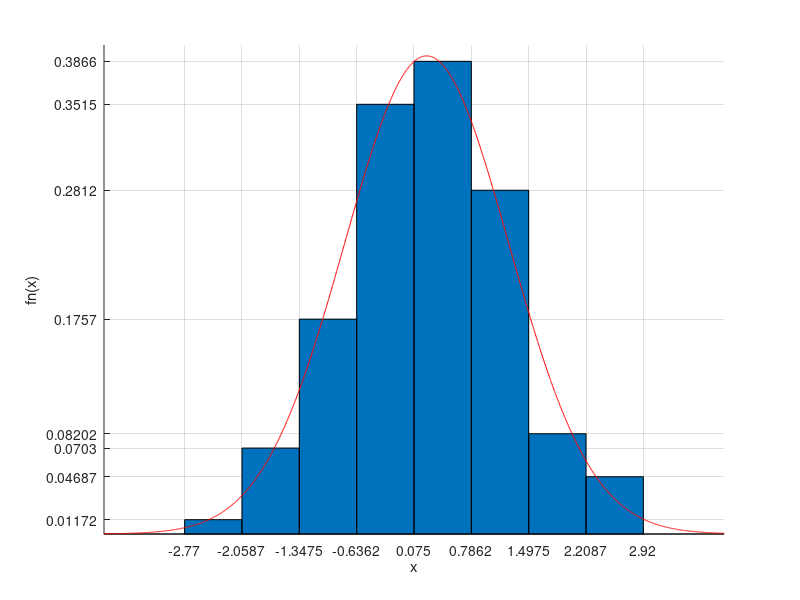
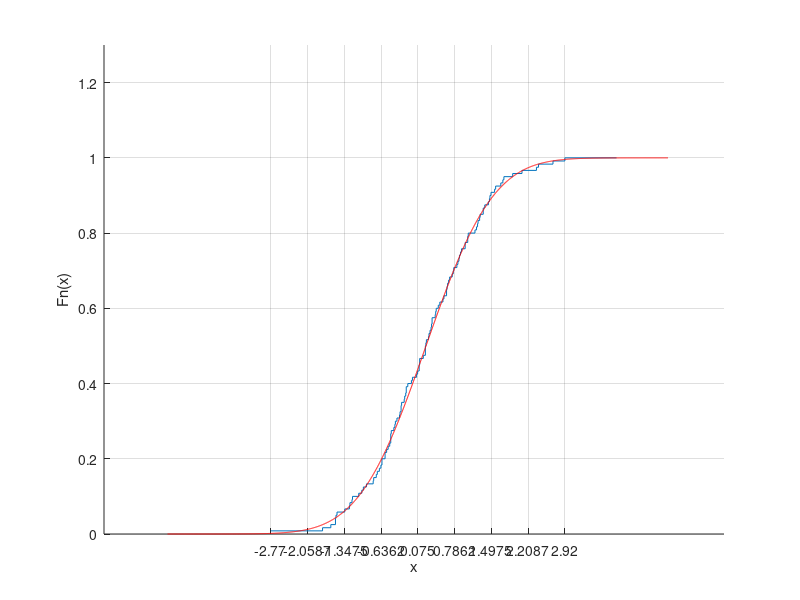

Reproduce these figures in MATLAB, in order.
function lab1()

    function myhist()
        centers = zeros(1, m);
        heights = zeros(1, m);

        for i = 1:m
            heights(i) = counts(i) / (n * delta);
        end

        for i = 1:m
            centers(i) = bins(i + 1) - (delta / 2);
        end

        fprintf("Высоты столбцов гистограммы:\n");
        for i = 1:m
            fprintf("%d-ый столбец : %f\n", i, heights(i));
        end

        set(gca, "xtick", bins);
        set(gca, "ytick", sort(heights));
        set(gca, "xlim", [min(bins) - 1, max(bins) + 1]);
        bar(centers, heights, 1);
        
        nodes = (m_min - 5):(S / 250):(m_max + 5);
        X_pdf = normpdf(nodes, mu, sqrt(S));
        plot(nodes, X_pdf, "r");
    end

    function [nt] = count_nt(t, X)
        tolerance = 1e-4;
        nt = 0;
        for x_index = 1:length(X)
            if (X(x_index) - t < tolerance)
                nt = nt + 1;
            end
        end
    end

    function mycdf()
        x_tiks = unique(X);
        x_tiks(end + 1) = x_tiks(end) + 1;
        heights = zeros([1 length(x_tiks)]);
        for i = 1:length(x_tiks)
            heights(i) = count_nt(x_tiks(i), X) / n;
        end

        bin_Set = unique(bins);
        heights_Set = unique(heights);
        
        set(gca, "xtick", bin_Set);
        set(gca, "ylim", [0, max(heights_Set) + 0.3]);
        stairs(x_tiks, heights);

        nodes = (m_min - 2):(S / 250):(m_max + 2);
        X_cdf = normcdf(nodes, mu, sqrt(S));
        plot(nodes, X_cdf, "r");
    end
    
    X = [-0.45,-0.33,2.92,-1.25,-1.20,0.05,-0.53,-0.19,1.49,0.67,...
        0.22,1.23,0.50,-0.92,0.90,-1.52,-0.15,-1.24,-0.47,-0.45,...
        0.18,-0.05,1.58,1.74,2.37,-0.24,-1.34,1.05,1.28,1.37,1.18,...
        0.22,0.11,0.28,-0.64,-0.39,-1.77,-1.61,0.47,0.77,-0.27,-1.19,...
        -0.25,1.04,-0.16,0.42,0.29,0.10,1.04,0.43,-0.67,0.41,-0.62,...
        -1.49,1.46,-2.77,2.09,0.88,-0.36,-0.71,-0.62,1.34,-0.78,-0.15,...
        2.69,0.92,1.68,-0.12,0.34,0.74,1.72,1.24,0.23,0.76,0.87,...
        -1.52,0.63,-0.56,0.83,0.31,-0.18,0.99,-1.01,0.58,1.21,-1.51,...
        0.65,0.35,-0.37,-0.50,-0.73,0.63,0.33,1.56,-0.98,0.85,0.56,...
        -1.07,1.47,1.44,1.91,0.24,1.34,0.99,1.27,0.11,0.22,-0.25,0.35,...
        -0.03,-0.56,-0.79,2.41,-0.45,-0.44,0.07,0.64,0.69,0.10,-0.28];
   
    X = sort(X);

    % вычисление максимального и минимального значения
    
    m_max = max(X);
    m_min = min(X);
    fprintf("----------------------------------------\n");
    fprintf("1. Максимальное значение выборки: M_max = %f.\n", m_max);
    fprintf("   Минимальное значение выборки:  M_min = %f.\n", m_min);
    fprintf("----------------------------------------\n");

    % Вычисление размаха выборки
    
    r = m_max - m_min;
    fprintf("2. Размах выборки: R = %f.\n", r);
    fprintf("----------------------------------------\n");

    % Вычисление оценок математического ожидания и дисперсии
    
    n = length(X);
    mu = sum(X) / n;
    S = sum((X - mu).^2) / (n - 1);
    fprintf("3. Оценка математического ожидания: m = %f.\n", mu);
    fprintf("   Оценка дисперсии: S^2 = %f.\n", S);
    fprintf("----------------------------------------\n");

    % Группировка значений выборки в m = [log_2 n] + 2 интервала
    
    m = floor(log2(n)) + 2;
    bins = [];
    cur = m_min;
    delta = r / m;

    for i = 1:(m + 1)
        bins(i) = cur;
        cur = cur + delta;
    end

    eps = 1e-6;
    counts = [];

    for i = 1:(m - 1)
        cur = 0;

        for j = 1:n
            if ((X(j) - eps) > bins(i) || abs(bins(i) - X(j)) < eps) && X(j) < (bins(i + 1) - eps)
                cur = cur + 1;
            end
        end

        counts(i) = cur;
    end

    cur = 0;
    for i = 1:n
        if (bins(m) < X(i) || abs(bins(m) - X(i)) < eps) && (X(i) < bins(m + 1) || abs(bins(m + 1) - X(i)) < eps)
            cur = cur + 1;
        end
    end

    counts(m) = cur;

    fprintf("4. Группировка значений выборки в %d интервалов:\n", m);
    for i = 1:(m)
        fprintf("Интервал №%d [%f : %f) - %d значений из выборки.\n", i, bins(i), bins(i + 1), counts(i));
    end
    fprintf("----------------------------------------\n");

    % Построение гистограммы и функции плотности распределения нормальной СВ.

    fprintf("5. Построение гистограммы и графика функции плотности распределения нормальной СВ.\n");
    figure;
    hold on;
    grid on;
    myhist();
    xlabel('x')
    ylabel('fn(x)')
    hold off;
    fprintf("----------------------------------------\n");

    % Построение графика эмпирической функции распределения и функции распределения нормальной СВ.
    fprintf("6. Построение графика эмпирической функции распределения и функции распределения нормальной СВ.\n");
    figure;
    hold on;
    grid on;
    mycdf();
    xlabel('x')
    ylabel('Fn(x)')
    hold off;
end
